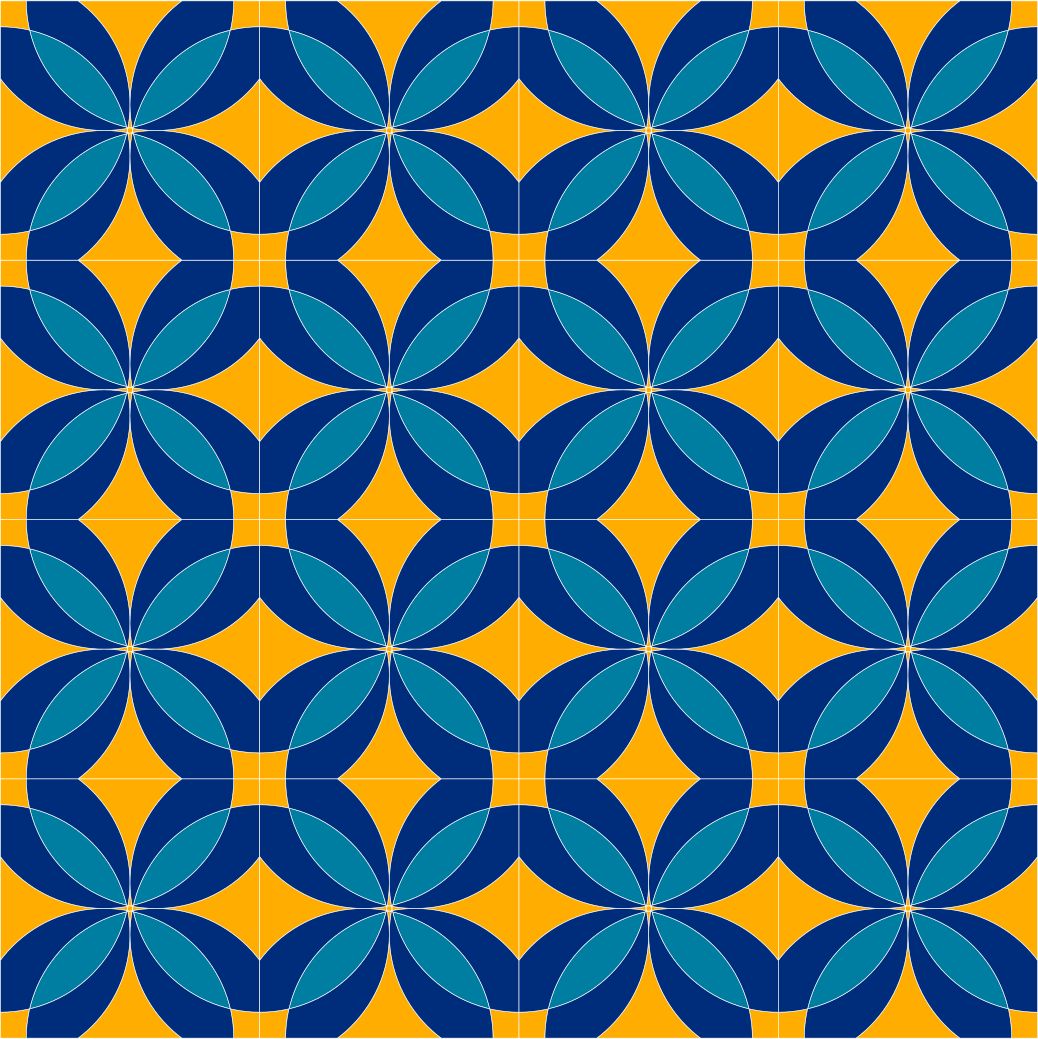

Reproduce this figure in R.
library(Kaashi)
library(ggplot2)
source("manuscript/utils.R")


tile <- motif(theta = 45, delta = 0.2, n = 4, polyLine = F, 
              dist = 0.0001,circle = T,radius = 1)
tiles <- tiling(tile, n = 4,overlap = T)
p <- tilePlotter(tiles,c("#FFAD00","#FFAD00","#FFAD00","#FFAD00","#FFAD00","#007EA1","#002D7B"),
                 borderSize = 0.1,lineColor = "transparent")
copy_path <- "../../Blog/content/gallery/2021-11-22-islamic-patterns-regular-tiling/images/"
folder_path <-  "Islamic_Pattern/Regular_Polygon/circle_45_0.2"
pettern_name <- "circle_45_0.2"
saveTile(plot = p, path = folder_path, name = pettern_name, type = c("png","eps","svg"), dpi = 200)

plot_transfer(folder_path, pettern_name, copy_path)
